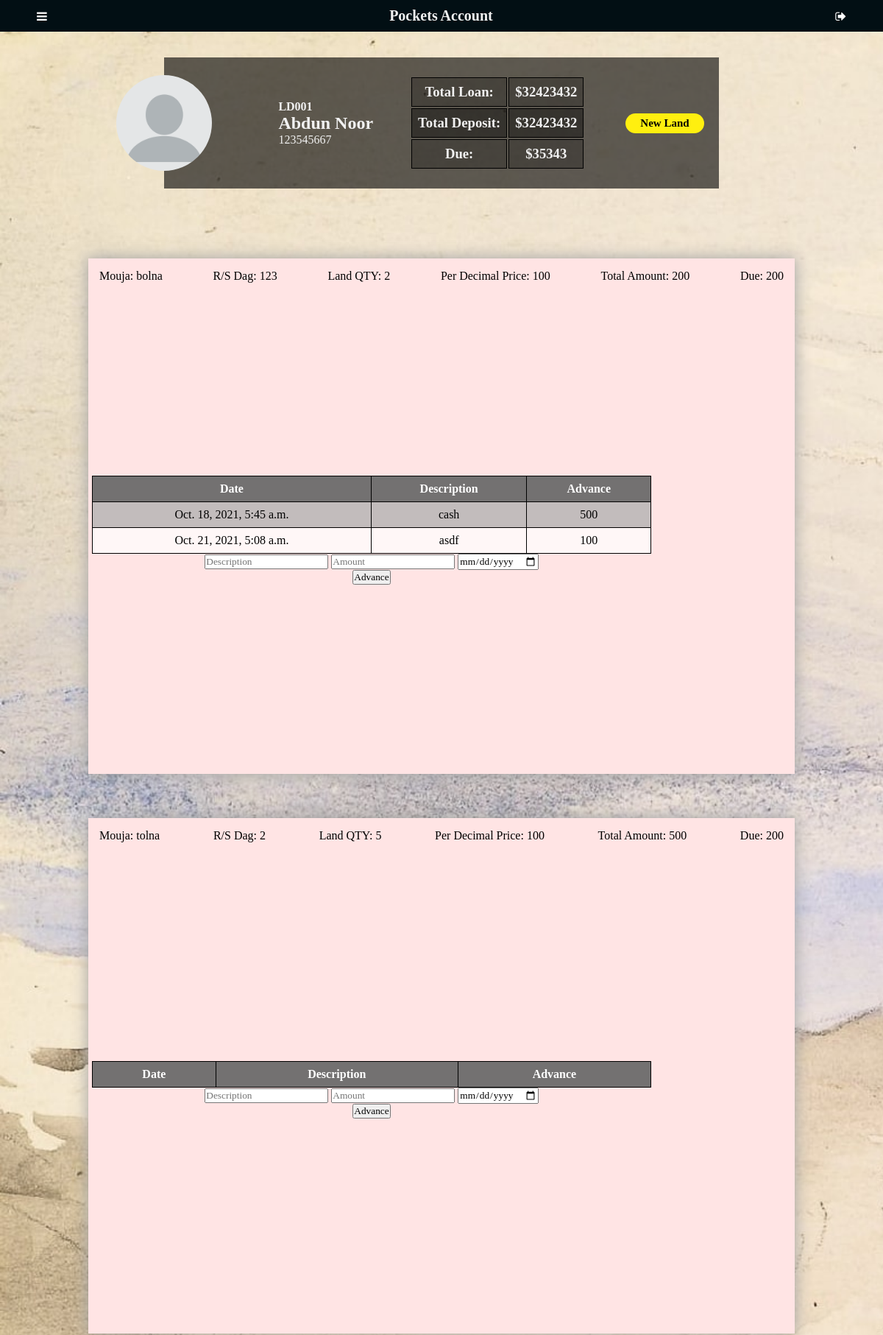
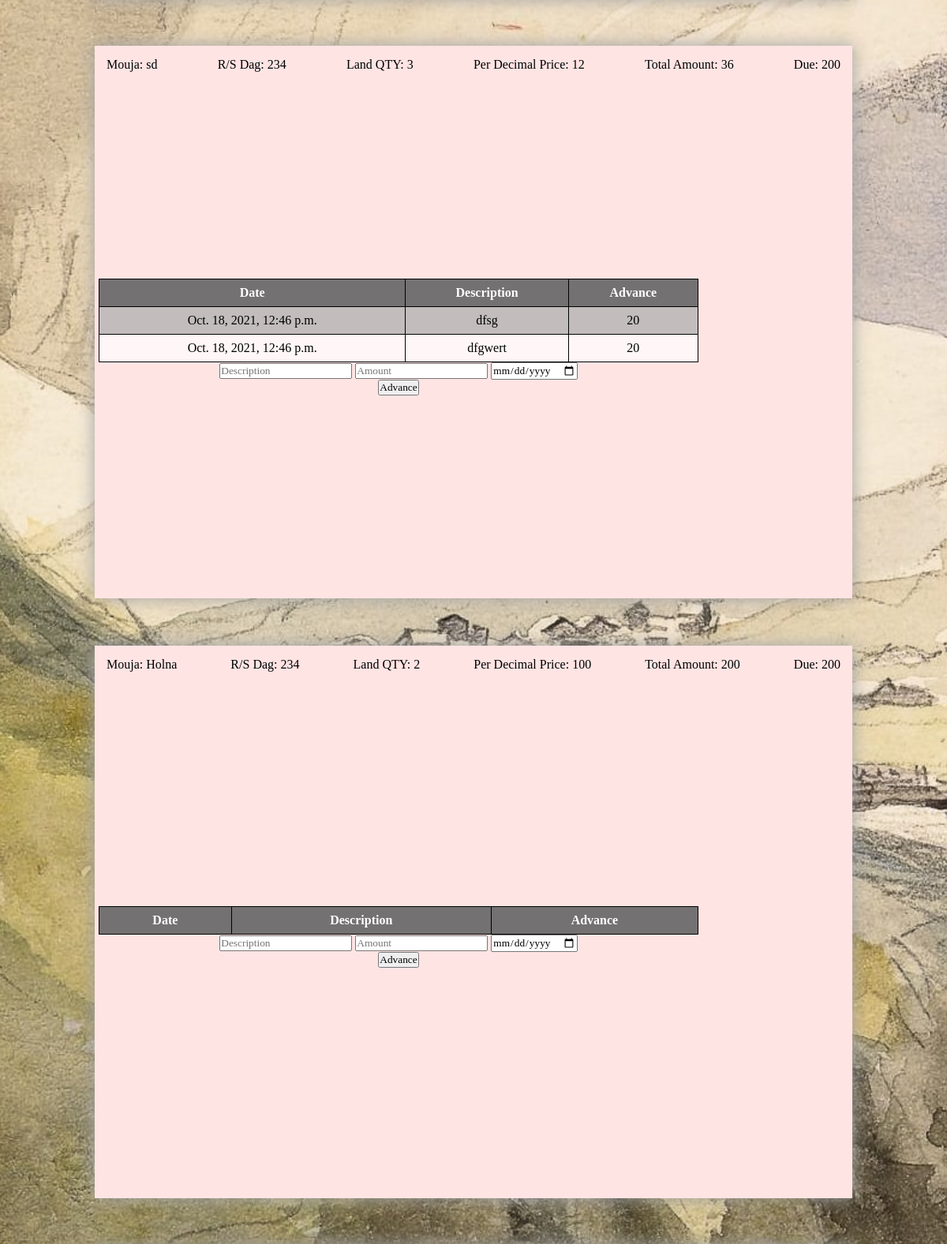
The app's page /landownerprofile/1 (signed in, upper part) with its own data (2 pictures, top to bottom).
### app/models.py (models this page shows)
class Landowner(models.Model):
    Landownername = models.CharField(max_length=50)
    phone = models.CharField(max_length=15, blank=True, null= True)
    img = models.ImageField(upload_to='pics', null=True, blank=True)
    landbuyer = models.ForeignKey(User, on_delete=models.SET_NULL, blank=True, null=True)
    def __str__(self):
        return "LD00" + str(self.id)

class Land(models.Model):
    landowner = models.ForeignKey(Landowner, on_delete=models.SET_NULL, blank=True, null=True)
    landQTY = models.IntegerField(default=0, null=True, blank=True)
    rsdag = models.CharField(max_length=50)
    perDprice = models.IntegerField(default=0, null=True, blank=True)
    mouja = models.CharField(max_length=50)
    def totalprice(self):
        return self.perDprice * self.landQTY

class Advance(models.Model)    :
    land = models.ForeignKey(Land, on_delete=models.SET_NULL, blank=True, null=True)
    date = models.DateTimeField(auto_now_add=True)
    description = models.TextField(blank=True, null= True)
    advance = models.IntegerField(default=0, null=True, blank=True)

### app/views.py (the view)
# urls.py: path('landownerprofile/<int:id>', views.landownerprofile, name='landownerprofile'),
@login_required(login_url='login')
def landownerprofile(request, id):
    profile = Landowner.objects.get(id=id)
    lands = Land.objects.filter(landowner=profile)
    landdetails = {}
    for land in lands:
        advance = Advance.objects.filter(land=land)
        print(land.rsdag)
        landdetails[land] = advance
    return render(request, "app/landownerprofile.html",{
        "profile": profile,
        "landdetails": landdetails,
    })

### app/templates/app/landownerprofile.html (shortened to what this page needs)
{% extends "app/layout.html" %}
 {% block body %}
<main>
    <div class="profile">
        <div class="mainprofile">
            <img
                src="{% static 'app/img/avatar.png' %}"
                alt="Avatar"
                class="avatar"
            />
            <div class="userprofile">
                <h4>{{ profile }}</h4>
                <h2>{{ profile.Landownername }}</h2>
                <p>{{ profile.phone }}</p>
            </div>
        </div>
        <div class="totaldebitdeposit">
            <table id="totalid">
                <tr>
                    <td><h3>Total Loan:</h3></td>
                    <td class="amount"><h3>$32423432</h3></td>
                </tr>
                <tr>
                    <td><h3>Total Deposit:</h3></td>
                    <td class="amount"><h3>$32423432</h3></td>
                </tr>
                <tr>
                    <td><h3>Due:</h3></td>
                    <td class="amount"><h3>$35343</h3></td>
                </tr>
            </table>
        </div>
        <div class="buttons">
            <button type="button" onclick="ModalFunc(loanbtn)" id="loanbtn">
                New Land
            </button>
        </div>
    </div>
    {% for landdetail,v in landdetails.items %}
      <div class="landcard">
          <div class="card">Mouja: {{ landdetail.mouja }}</div>
          <div class="card">R/S Dag: {{ landdetail.rsdag }}</div>
          <div class="card">Land QTY: {{ landdetail.landQTY }} </div>
          <div class="card">Per Decimal Price: {{ landdetail.perDprice }} </div>
          <div class="card">Total Amount: {{ landdetail.totalprice }} </div>
          <div class="card">Due: 200</div>
          <div class="tablecontainer" style="margin: 0 0; text-align: center">
              <table>
                  <tr>
                      <th>Date</th>
                      <th>Description</th>
                      <th>Advance</th>
                  </tr>
                  {% for advance in v %}
                    <tr>
                        <td>{{ advance.date }}</td>
                        <td>{{ advance.description }}</td>
                        <td>{{ advance.advance }}</td>
                    </tr>
                  {% endfor %}
              </table>
              <form action="{% url 'advance' profile.id landdetail.id %}" method="POST">
                  <input type="text" placeholder="Description" name="description"/>
                  <input type="number" placeholder="Amount" name="advance"/>
                  <input type="date" placeholder="Amount" name="date"/><br />
                  <input type="submit" value="Advance" />
              </form>
          </div>
      </div>
    {% endfor %}
</main>
{% endblock %}

### app/static/app/css/main.css (style rules this page uses)
* { margin: 0; padding: 0; box-sizing: border-box; font-family: Serif; }
html { background-color: white; height: 100%; }
body { max-width: 1400px; margin: auto; background-image: url("/static/app/img/back.jpg"); background-size: cover; font-family: Poppins, Sans-Serif; height: 100%; }
h3 { font-weight: 900; }
main { display: flex; justify-content: center; flex-wrap: wrap; margin: auto; }
.tablecontainer { text-align: center; margin: 10%; width: 80%; }
.tablecontainer table { border-collapse: collapse; width: 100%; background-color: #ffffffb4;; }
th, td { text-align: center; padding: 8px; border: 1px solid rgb(0, 0, 0); }
tr:nth-child(even) { background-color: #f2f2f2; }
th { background-color: #444444be; color: white; }
.profile { background-color: #0000009c; color: #f1f1f1; display: flex; flex-wrap: wrap; align-items: center; margin: 35px 0; max-width: 80%; }
.mainprofile { display: flex; align-items: center; }
.mainprofile img { width: 130px; height: 130px; border-radius: 50%; object-fit: cover; transform: translateX(-50%); }
.userprofile { padding: 25px; }
.totaldebitdeposit { padding: 25px; }
.totaldebitdeposit td, tr:nth-child(even) { background-color: rgba(0, 0, 0, 0.24); }
.buttons { padding: 25px; }
.buttons button { background-color: #ffef0f; width: 100%; padding: 5px 15px; justify-content: center; border-radius: 25px; border: none; margin: 5px; font-weight: 800; font-size: 15px; }
.landcard { background-color: rgb(255, 228, 228); box-shadow: 0 0 20px 1px rgb(165, 165, 165); display: flex; height: 700px; justify-content: space-between; flex-wrap: wrap; text-align: center; margin: 5% 0 0 0; width: 80%; padding: 5px; overflow-y: scroll; }
.card { padding: 10px; }

### app/templates/app/landownerprofile.html (style rules this page uses)
body { font-family: Arial, Helvetica, sans-serif; }
.tablecontainer th, td { text-align: center; }

### records on screen
Landowner: id "LD001", Landownername "Abdun Noor", phone "123545667"
Land: mouja "bolna", rsdag "123", landQTY "2", perDprice "100", totalprice "200"
Advance: date "Oct. 18, 2021, 5:45 a.m.", description "cash", advance "500"
Advance: date "Oct. 21, 2021, 5:08 a.m.", description "asdf", advance "100"
Land: mouja "tolna", rsdag "2", landQTY "5", perDprice "100", totalprice "500"
Land: mouja "sd", rsdag "234", landQTY "3", perDprice "12", totalprice "36"
Advance: date "Oct. 18, 2021, 12:46 p.m.", description "dfsg", advance "20"
Advance: date "Oct. 18, 2021, 12:46 p.m.", description "dfgwert", advance "20"
Land: mouja "Holna", rsdag "234", landQTY "2", perDprice "100", totalprice "200"
